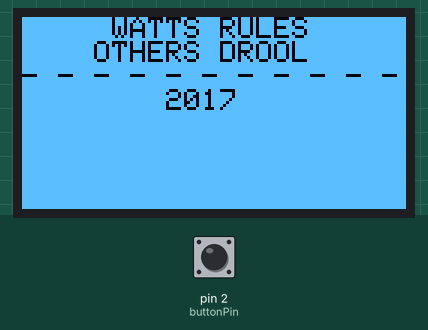
Simulated run of this sketch. Board: Arduino Uno, built with avr-gcc and run on an emulated ATmega328P. Parts: 128×64 one-colour display. Inputs (shaded band) come from the test bench; at power-on: pin 2 (buttonPin) HIGH.

Above: at 0.1 s.

The sketch:

PhotocellTimer.ino
```cpp
#include <Adafruit_GFX.h>
#include <Adafruit_SSD1306.h>

Adafruit_SSD1306 display(4);

int photocellStartPin = A0;
int photocellEndPin = A3;
int buttonPin = 2;

int triggerThreshold = 700;

enum TimerState{ REST, READY, RUNNING };

volatile TimerState currentState = REST;

unsigned long currentTimer = 0;
unsigned long lastTimerResult = 0;

void setup() {
    Serial.begin(9600);
    display.begin(SSD1306_SWITCHCAPVCC, 0x3C);

    pinMode(A0,INPUT);
    pinMode(2, INPUT_PULLUP);
    attachInterrupt(digitalPinToInterrupt(2), enterReady, LOW);

    introText();
}

void loop() {

    display.setCursor(0,0);
    display.setTextColor(WHITE);
    display.clearDisplay();

    display.print("currently: ");

    switch(currentState) {
        case REST :
          display.println("resting");
          displayLastTime();
          break;
        case READY :
          display.println("ready");
          displayLastTime();
          if(analogRead(photocellStartPin) < triggerThreshold){
              currentTimer = millis();
              currentState = RUNNING;
          }
          break;
        case RUNNING :
          display.println("running");
          display.println("");
          display.println("- - - - - -");
          if(analogRead(photocellEndPin) < triggerThreshold){
              lastTimerResult = millis() - currentTimer;
              currentTimer = 0;
              currentState = REST;
          }
          break;
    }
}

// transition
void enterReady(){
  currentState = READY;
}

void displayLastTime(){
  display.println("");
  display.println("Last Time:   ");
  display.print(lastTimerResult);
  display.println(" ms");
}

void introText(){
  display.clearDisplay();
  display.setTextSize(1);
  display.setCursor(0,0);
  display.setTextColor(WHITE);
  display.invertDisplay(true);
  display.println("     WATTS RULES     ");
  display.println("    OTHERS DROOL     ");
  display.println("- - - - - - - - - - -");
  display.println("        2017         ");
  display.display();
  delay(2000);
  display.clearDisplay();
  display.display();
  display.invertDisplay(false);
}
```
